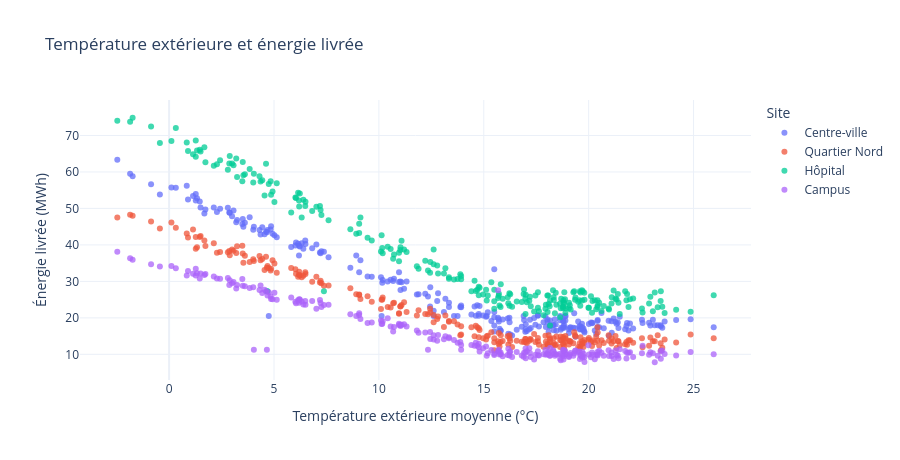

Notebook code for this chart:
### Code cell
fig = px.scatter(
    df_clean,
    x="temperature_exterieure_moyenne",
    y="energie_livree_mwh",
    color="site",
    title="Température extérieure et énergie livrée",
    labels={
        "temperature_exterieure_moyenne": "Température extérieure moyenne (°C)",
        "energie_livree_mwh": "Énergie livrée (MWh)",
        "site": "Site",
    },
    opacity=0.75,
)
fig.update_layout(template="plotly_white", height=460)
fig.show()

### Figure 1 — Plotly figure (JSON) as saved in the notebook; plotly's stock layout.template omitted (floating-point values rounded to 4 significant figures; data arrays with more than 128 entries replaced by an {"elided": "..."} marker saying what was removed)
{"data": [{"hovertemplate": "Site=Centre-ville<br>Température extérieure moyenne (°C)=%{x}<br>Énergie livrée (MWh)=%{y}<extra></extra>", "legendgroup": "Centre-ville", "marker": {"color": "#636efa", "opacity": 0.75, "symbol": "circle"}, "mode": "markers", "name": "Centre-ville", "orientation": "v", "showlegend": true, "type": "scatter", "x": {"elided": "240 float values"}, "xaxis": "x", "y": {"elided": "240 float values"}, "yaxis": "y"}, {"hovertemplate": "Site=Quartier Nord<br>Température extérieure moyenne (°C)=%{x}<br>Énergie livrée (MWh)=%{y}<extra></extra>", "legendgroup": "Quartier Nord", "marker": {"color": "#EF553B", "opacity": 0.75, "symbol": "circle"}, "mode": "markers", "name": "Quartier Nord", "orientation": "v", "showlegend": true, "type": "scatter", "x": {"elided": "240 float values"}, "xaxis": "x", "y": {"elided": "240 float values"}, "yaxis": "y"}, {"hovertemplate": "Site=Hôpital<br>Température extérieure moyenne (°C)=%{x}<br>Énergie livrée (MWh)=%{y}<extra></extra>", "legendgroup": "Hôpital", "marker": {"color": "#00cc96", "opacity": 0.75, "symbol": "circle"}, "mode": "markers", "name": "Hôpital", "orientation": "v", "showlegend": true, "type": "scatter", "x": {"elided": "240 float values"}, "xaxis": "x", "y": {"elided": "240 float values"}, "yaxis": "y"}, {"hovertemplate": "Site=Campus<br>Température extérieure moyenne (°C)=%{x}<br>Énergie livrée (MWh)=%{y}<extra></extra>", "legendgroup": "Campus", "marker": {"color": "#ab63fa", "opacity": 0.75, "symbol": "circle"}, "mode": "markers", "name": "Campus", "orientation": "v", "showlegend": true, "type": "scatter", "x": {"elided": "240 float values"}, "xaxis": "x", "y": {"elided": "240 float values"}, "yaxis": "y"}], "layout": {"height": 460, "legend": {"title": {"text": "Site"}, "tracegroupgap": 0}, "title": {"text": "Température extérieure et énergie livrée"}, "xaxis": {"anchor": "y", "domain": [0.0, 1.0], "title": {"text": "Température extérieure moyenne (°C)"}}, "yaxis": {"anchor": "x", "domain": [0.0, 1.0], "title": {"text": "Énergie livrée (MWh)"}}}}
